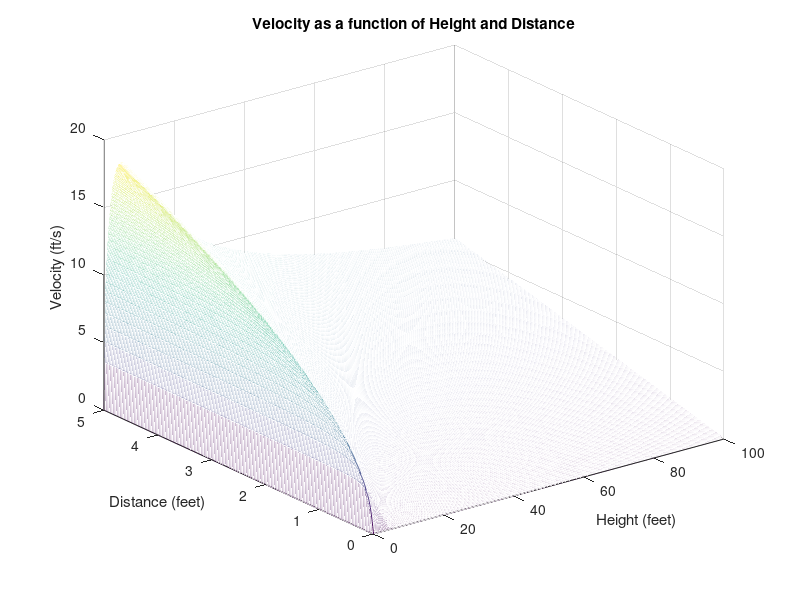
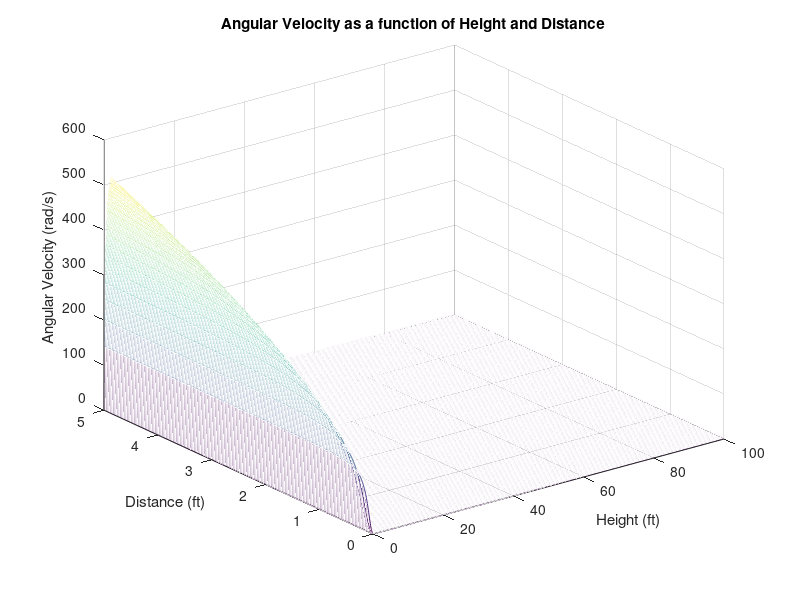
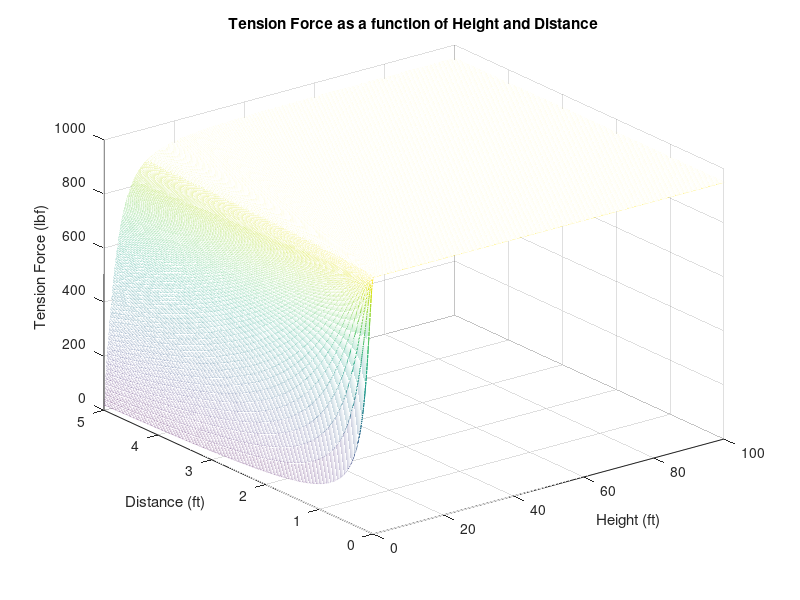

These figures' MATLAB source, in order:
% Curran Robertson
% A climber falls. Find velocity, angular velocity, and force of rope on
% climber at bottom of fall. Vary height and distance from wall. 
clear all;clc;close all

% Constants
a = 72; % Climber is 72 inches tall
r = 6; % Location of centroid is 6 inches from T
y = 3; % Location of T is 3 inches below centroid
g = 32.2; % acceleration due to gravity in ft/s^2
W = 190; % weight is 190 lbf

% Variables
t = 0.1; % step constant
h = (0:t:100); % height varies from 0 to 100 feet
d = (0:t/20:5); % distance from wall varies from 0 to 5 feet (column vector)

% Create meshgrid for h and d
[H,D] = meshgrid(h,d);

% Derived Constants
m = W/g; % mass
Ig = (1/12)*m*(3*r^2+a^2); % Moment of inertia of a cylinder
rg = sqrt(r^2+y^2); % distance from T to G

% Derived Variables
theta = atan(D./H); % angle
L = H./cos(theta); % length of rope

% Conservation of Energy
V2 = sqrt(4.*H.*g); % velocity at bottom of fall

% Principal of Linear Impulse and Momentum
V2t = V2.*sin(theta); % Velocity in the t-direction after impact

% Conservation of Angular Momentum
wp = ((m*r)/Ig).*sqrt(4.*H.*g) + m*rg.*V2t.*(sin(theta).^2); % angular velocity in k direction after impact

% Sum of the forces in the t-direction
F = m*g.*cos(theta) + m.*V2.^2./L

% Plot Functions vs. h and d
figure

mesh(H,D,V2t)
hold on
grid on
title('Velocity as a function of Height and Distance')
xlabel('Height (feet)')
ylabel('Distance (feet)')
zlabel('Velocity (ft/s)')
%legend
hold off

figure

mesh(H,D,wp)
hold on
grid on
title('Angular Velocity as a function of Height and Distance')
xlabel('Height (ft)')
ylabel('Distance (ft)')
zlabel('Angular Velocity (rad/s)')
%legend
hold off

figure

mesh(H,D,F)
hold on
grid on
title('Tension Force as a function of Height and Distance')
xlabel('Height (ft)')
ylabel('Distance (ft)')
zlabel('Tension Force (lbf)')
%legend
hold off
